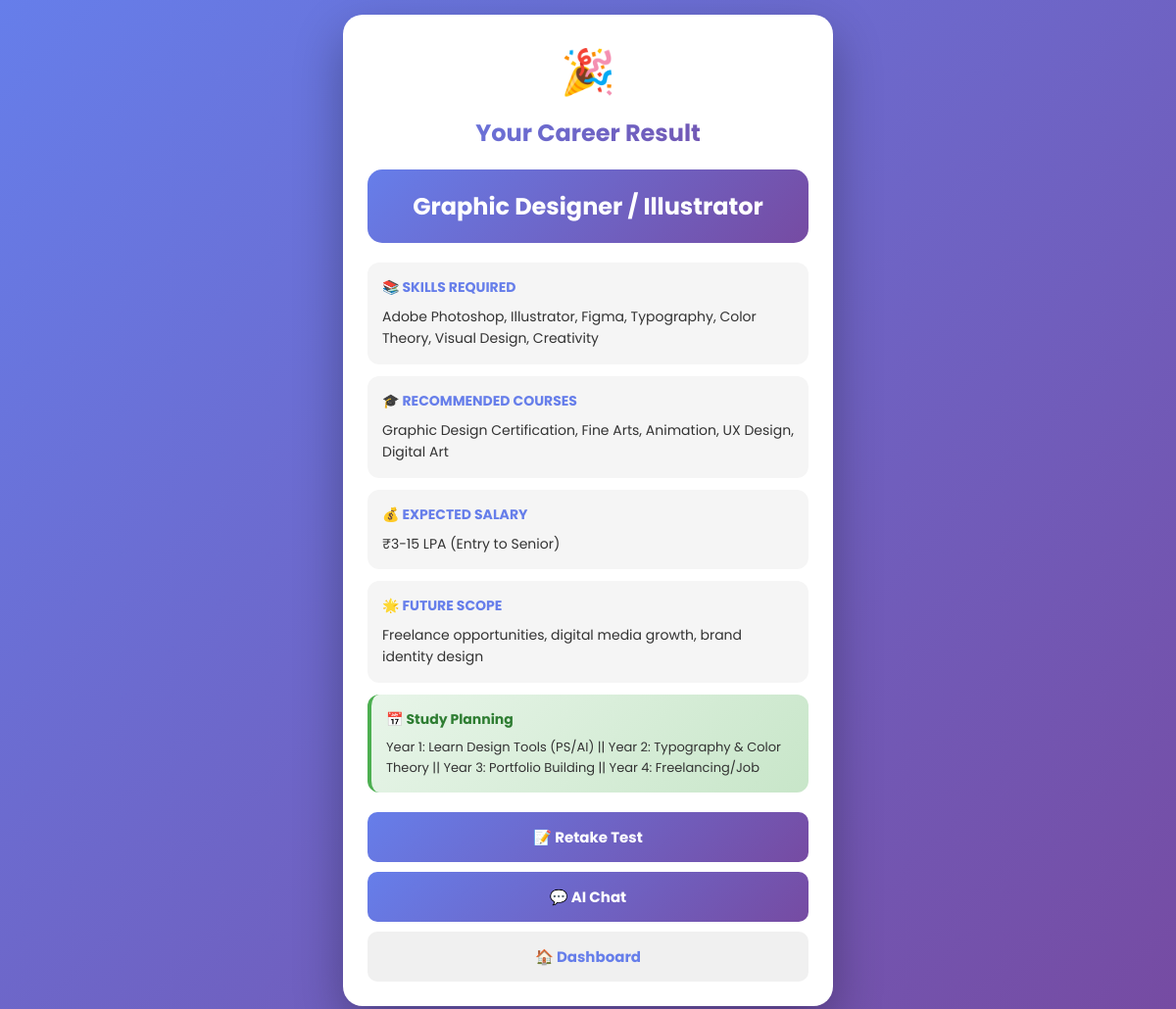
The app's page /result (signed in), older data.
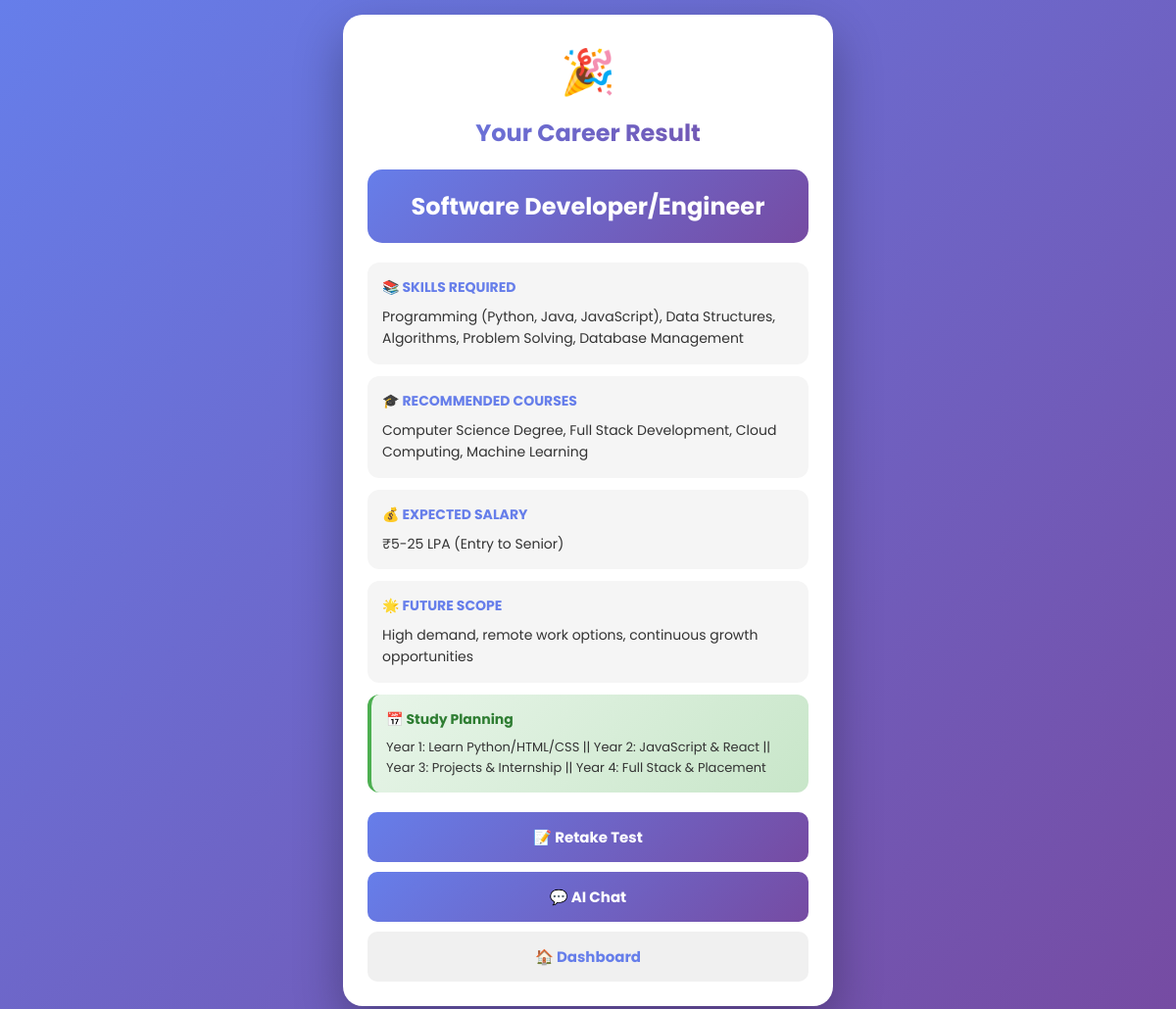
The same page, newer data.
### tables this page shows
CREATE TABLE results 
                (id INTEGER PRIMARY KEY AUTOINCREMENT, 
                 user_id INTEGER, 
                 career TEXT, 
                 skills TEXT, 
                 courses TEXT, 
                 salary TEXT, 
                 future_scope TEXT, study_plan TEXT,
                 FOREIGN KEY(user_id) REFERENCES users(id));

### app.py (the view)
@app.route('/result')
def result():
    if 'user_id' not in session:
        return redirect(url_for('login'))
    conn = sqlite3.connect('database.db')
    c = conn.cursor()
    c.execute("SELECT career, skills, courses, salary, future_scope FROM results WHERE user_id = ? ORDER BY id DESC LIMIT 1",
              (session['user_id'],))
    result = c.fetchone()
    conn.close()
    if result:
        study_plan = ""
        career_key = result[0].lower().replace("/", " ").replace(" ", "")
        for key, data in CAREER_DATA.items():
            if result[0].lower() in data['career'].lower():
                study_plan = data.get('study_plan', '')
                break
        return render_template('result.html', career=result[0], skills=result[1],
                               courses=result[2], salary=result[3], future_scope=result[4],
                               study_plan=study_plan)
    return redirect(url_for('test'))

### app.py (called while the page is built)
@app.context_processor
def inject_translations():
    lang = session.get('lang', 'en')
    return dict(t=get_all_texts(lang), current_lang=lang)

### translations.py (called while the page is built)
def get_all_texts(lang='en'):
    return TRANSLATIONS.get(lang, TRANSLATIONS['en'])

### templates/result.html (shortened to what this page needs)
<!DOCTYPE html>
<html lang="en">
<head>
</head>
<body>
<div class="container">
<div class="celebration">🎉</div>
<h2>Your Career Result</h2>
<div class="career-box">
<h3>{{career}}</h3>
</div>
<div class="info-section">
<h4>📚 Skills Required</h4>
<p>{{skills}}</p>
</div>
<div class="info-section">
<h4>🎓 Recommended Courses</h4>
<p>{{courses}}</p>
</div>
<div class="info-section">
<h4>💰 Expected Salary</h4>
<p>{{salary}}</p>
</div>
<div class="info-section">
<h4>🌟 Future Scope</h4>
<p>{{future_scope}}</p>
</div>
{% if study_plan %}
<div class="study-box">
<h4>📅 Study Planning</h4>
<p>{{study_plan}}</p>
</div>
{% endif %}
<div class="buttons">
<a href="/test">📝 Retake Test</a>
<a href="/chat">💬 AI Chat</a>
<a href="/dashboard" class="secondary">🏠 Dashboard</a>
</div>
</div>
</body>
</html>

Row changes from the older to the newer data that the page shows:
no longer on this page (row unchanged): results: career "Graphic Designer / Illustrator", skills "Adobe Photoshop, Illustrator, Figma, Typography, Color Theory, Visual Design, Creativity", courses "Graphic Design Certification, Fine Arts, Animation, UX Design, Digital Art", salary "₹3-15 LPA (Entry to Senior)", future_scope "Freelance opportunities, digital media growth, brand identity design"
added results: career "Software Developer/Engineer", skills "Programming (Python, Java, JavaScript), Data Structures, Algorithms, Problem Solving, Database Management", courses "Computer Science Degree, Full Stack Development, Cloud Computing, Machine Learning", salary "₹5-25 LPA (Entry to Senior)", future_scope "High demand, remote work options, continuous growth opportunities"
Text that changed along with them:
{{ study_plan }}: "Year 1: Learn Design Tools (PS/AI) || Year 2: Typography & Color Theory || Year 3: Portfolio Building || Year 4: Freelancing/Job" → "Year 1: Learn Python/HTML/CSS || Year 2: JavaScript & React || Year 3: Projects & Internship || Year 4: Full Stack & Placement"
